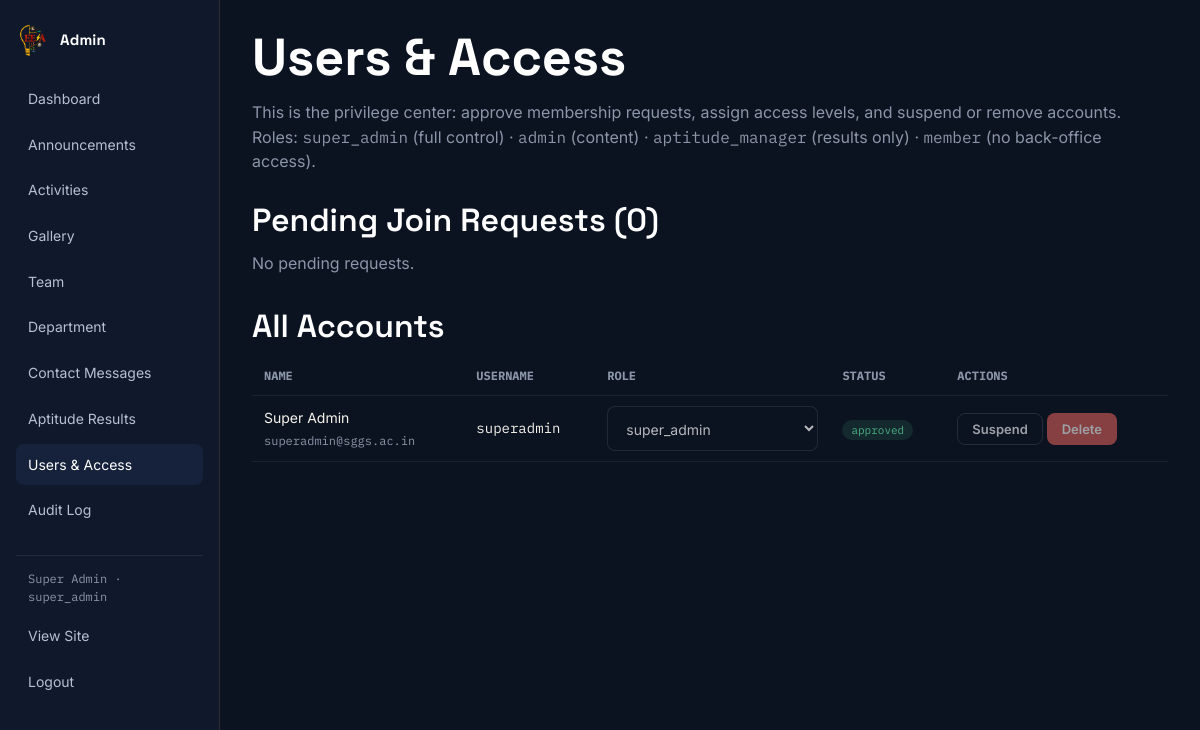
The page /admin/users.php (signed in) on the database its author committed.
### tables this page shows
CREATE TABLE users (
  id INT AUTO_INCREMENT PRIMARY KEY,
  full_name VARCHAR(120) NOT NULL,
  email VARCHAR(150) NOT NULL UNIQUE,
  username VARCHAR(50) UNIQUE DEFAULT NULL,        
  password_hash VARCHAR(255) DEFAULT NULL,           
  role ENUM('super_admin','admin','aptitude_manager','member') NOT NULL DEFAULT 'member',
  status ENUM('pending','approved','rejected','suspended') NOT NULL DEFAULT 'pending',
  ticket_id VARCHAR(20) UNIQUE DEFAULT NULL,         
  email_verified TINYINT(1) NOT NULL DEFAULT 0,
  branch_year VARCHAR(30) DEFAULT NULL,
  created_at DATETIME DEFAULT CURRENT_TIMESTAMP,
  approved_at DATETIME DEFAULT NULL,
  approved_by INT DEFAULT NULL,
  FOREIGN KEY (approved_by) REFERENCES users(id) ON DELETE SET NULL
);

### includes/functions.php (called while the page is built, shortened)
<?php
function h($s) {
    return htmlspecialchars((string)($s ?? ''), ENT_QUOTES, 'UTF-8');
}
function current_user() {
    return $_SESSION['user'] ?? null;
}
function has_role(array $roles) {
    $u = current_user();
    return $u && in_array($u['role'], $roles, true);
}

### admin/users.php (the view, shortened to what this page needs)
<?php
require_once __DIR__ . '/../config.php';
$activeSection = 'users';
$pending = $pdo->query("SELECT * FROM users WHERE status='pending' ORDER BY created_at DESC")->fetchAll();
$approved = $pdo->query("SELECT * FROM users WHERE status IN ('approved','suspended') ORDER BY role, full_name")->fetchAll();
require __DIR__ . '/layout_header.php';
?>
<h1>Users &amp; Access</h1>
<p class="muted">This is the privilege center: approve membership requests, assign access levels, and suspend or remove accounts.
Roles: <span class="mono">super_admin</span> (full control) · <span class="mono">admin</span> (content) ·
<span class="mono">aptitude_manager</span> (results only) · <span class="mono">member</span> (no back-office access).</p>
<h2 style="margin-top:28px">Pending Join Requests (<?= count($pending) ?>)</h2>
<?php if (!$pending): ?><p class="muted">No pending requests.</p><?php endif; ?>
<h2 style="margin-top:32px">All Accounts</h2>
<table class="admin-table">
  <tr><th>Name</th><th>Username</th><th>Role</th><th>Status</th><th>Actions</th></tr>
  <?php foreach ($approved as $a): ?>
    <tr>
      <td><?= h($a['full_name']) ?><br><span class="muted mono" style="font-size:12px"><?= h($a['email']) ?></span></td>
      <td class="mono"><?= h($a['username']) ?></td>
      <td>
        <form method="POST" style="display:flex;gap:6px;align-items:center">
          <select name="role" onchange="this.form.submit()" <?= $a['id']===current_user()['id']?'disabled':'' ?>>
            <?php foreach (['member','admin','aptitude_manager','super_admin'] as $r): ?>
              <option value="<?= $r ?>" <?= $a['role']===$r?'selected':'' ?>><?= $r ?></option>
            <?php endforeach; ?>
          </select>
        </form>
      </td>
      <td><span class="pill pill-<?= h($a['status']) ?>"><?= h($a['status']) ?></span></td>
      <td>
        <form method="POST" style="display:inline">
          <button class="btn btn-outline btn-sm" type="submit" name="toggle_suspend" <?= $a['id']===current_user()['id']?'disabled':'' ?>>
            <?= $a['status']==='approved'?'Suspend':'Reactivate' ?>
          </button>
        </form>
        <form method="POST" style="display:inline" onsubmit="return confirm('Delete this account permanently?')">
          <button class="btn btn-danger btn-sm" type="submit" name="delete_user" <?= $a['id']===current_user()['id']?'disabled':'' ?>>Delete</button>
        </form>
      </td>
    </tr>
  <?php endforeach; ?>
</table>
<?php require __DIR__ . '/layout_footer.php'; ?>

### admin/layout_header.php (shortened to what this page needs)
<?php
$u = current_user();
$activeSection = $activeSection ?? '';
?>
<!doctype html>
<html lang="en">
<head>
<link rel="stylesheet" href="<?= BASE_URL ?>/assets/css/style.css">
</head>
<body>
<div class="admin-shell">
  <aside class="admin-side">
    <div class="brand" style="margin-bottom:22px">
<?php $logoPath = __DIR__ . '/../assets/img/logo.png'; ?>
<?php if (file_exists($logoPath)): ?>
  <img src="<?= BASE_URL ?>/assets/img/logo.png" alt="EESA logo" style="width:32px;height:32px;border-radius:8px;object-fit:cover">
<?php else: ?>
  <span class="brand-mark">EE</span>
<?php endif; ?>
      <span class="brand-name" style="font-size:15px">Admin</span>
    </div>
    <a href="<?= BASE_URL ?>/admin/dashboard.php" class="<?= $activeSection==='dashboard'?'active':'' ?>">Dashboard</a>
    <?php if (has_role(['super_admin','admin'])): ?>
      <a href="<?= BASE_URL ?>/admin/announcements.php" class="<?= $activeSection==='announcements'?'active':'' ?>">Announcements</a>
      <a href="<?= BASE_URL ?>/admin/activities.php" class="<?= $activeSection==='activities'?'active':'' ?>">Activities</a>
      <a href="<?= BASE_URL ?>/admin/gallery.php" class="<?= $activeSection==='gallery'?'active':'' ?>">Gallery</a>
      <a href="<?= BASE_URL ?>/admin/team.php" class="<?= $activeSection==='team'?'active':'' ?>">Team</a>
      <a href="<?= BASE_URL ?>/admin/department.php" class="<?= $activeSection==='department'?'active':'' ?>">Department</a>
      <a href="<?= BASE_URL ?>/admin/messages.php" class="<?= $activeSection==='messages'?'active':'' ?>">Contact Messages</a>
    <?php endif; ?>
    <?php if (has_role(['super_admin','admin','aptitude_manager'])): ?>
      <a href="<?= BASE_URL ?>/admin/aptitude.php" class="<?= $activeSection==='aptitude'?'active':'' ?>">Aptitude Results</a>
    <?php endif; ?>
    <?php if (has_role(['super_admin'])): ?>
      <a href="<?= BASE_URL ?>/admin/users.php" class="<?= $activeSection==='users'?'active':'' ?>">Users &amp; Access</a>
      <a href="<?= BASE_URL ?>/admin/audit.php" class="<?= $activeSection==='audit'?'active':'' ?>">Audit Log</a>
    <?php endif; ?>
    <div style="margin-top:24px;border-top:1px solid rgba(255,255,255,0.08);padding-top:14px">
      <div class="mono muted" style="font-size:12px;padding:0 12px 8px"><?= h($u['full_name']) ?> · <?= h($u['role']) ?></div>
      <a href="<?= BASE_URL ?>/index.php">View Site</a>
      <a href="<?= BASE_URL ?>/logout.php">Logout</a>
    </div>
  </aside>
  <main class="admin-main">

### assets/css/style.css (style rules this page uses)
:root { --navy: #0b1220; --navy-2: #10192c; --navy-3: #16223b; --paper: #f6f3ec; --ink: #0b1220; --slate: #8b96a8; --slate-lt: #b7c0cf; --copper: #c9793f; --copper-lt: #e3a06b; --line: rgba(201,121,63,0.18); --ok: #4caf82; --warn: #d9a441; --danger: #d9605a; --font-display: 'Space Grotesk', system-ui, sans-serif; --font-body: 'Inter', system-ui, sans-serif; --font-mono: 'IBM Plex Mono', monospace; --radius: 10px; --maxw: 1140px; }
* { box-sizing:border-box; }
html { scroll-behavior:smooth; }
body { margin:0; background:var(--navy); color:var(--paper); font-family:var(--font-body); line-height:1.55; -webkit-font-smoothing:antialiased; }
img { max-width:100%; display:block; }
a { color:inherit; text-decoration:none; }
h1,h2,h3,h4 { font-family:var(--font-display); margin:0 0 12px; color:#fff; line-height:1.15; }
h1 { font-size:clamp(32px,5vw,52px); font-weight:700; }
h2 { font-size:clamp(24px,3vw,32px); font-weight:600; }
p { color:var(--slate-lt); margin:0 0 14px; }
.muted { color:var(--slate); }
.mono { font-family:var(--font-mono); }
.btn { display:inline-flex; align-items:center; gap:8px; font-family:var(--font-body); font-weight:600; font-size:14px; padding:11px 20px; border-radius:8px; border:1px solid transparent; cursor:pointer; transition:transform .15s ease, background .15s ease; }
.btn-outline { background:transparent; border-color:rgba(255,255,255,0.18); color:#fff; }
.btn-danger { background:var(--danger); color:#fff; }
.btn-sm { padding:7px 14px; font-size:13px; }
.btn[disabled] { opacity:.6; cursor:not-allowed; }
.brand { display:flex; align-items:center; gap:12px; }
.brand-name { font-family:var(--font-display); font-weight:700; font-size:18px; color:#fff; letter-spacing:0.01em; }
input, select, textarea { background:var(--navy); border:1px solid rgba(255,255,255,0.14); border-radius:8px; padding:12px 14px; color:#fff; font-family:var(--font-body); font-size:14px; width:100%; }
.admin-shell { display:grid; grid-template-columns:220px 1fr; gap:0; min-height:100vh; }
.admin-side { background:var(--navy-2); border-right:1px solid var(--line); padding:24px 16px; }
.admin-side a { display:block; padding:10px 12px; border-radius:8px; color:var(--slate-lt); font-size:14px; margin-bottom:4px; }
.admin-side a.active, .admin-side a:hover { background:var(--navy-3); color:#fff; }
.admin-main { padding:28px 32px; }
table.admin-table { width:100%; border-collapse:collapse; font-size:14px; }
table.admin-table th, table.admin-table td { padding:10px 12px; border-bottom:1px solid rgba(255,255,255,0.07); text-align:left; }
table.admin-table th { font-family:var(--font-mono); font-size:12px; text-transform:uppercase; color:var(--slate); }
.pill { font-family:var(--font-mono); font-size:11px; padding:3px 9px; border-radius:20px; }
.pill-approved { background:rgba(76,175,130,0.15); color:var(--ok); }

### rows shown on the page
users: full_name "Super Admin", role "super_admin", email "superadmin@sggs.ac.in", username "superadmin", status "approved", shows "Suspend"

### other values the page prints
count($pending) "0"
